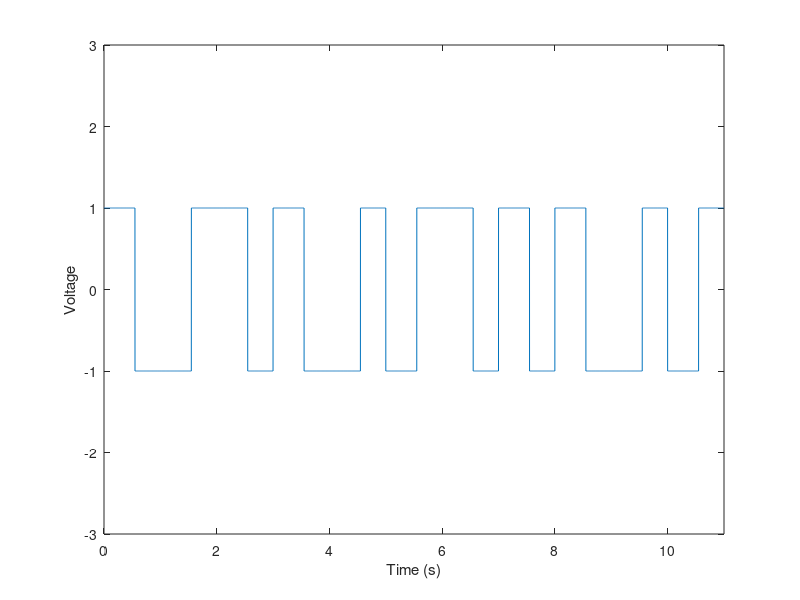

MATLAB code for this plot:
% Performs Manchester encoding on a bit string. It assumes each signal element
% is 0.5 sec.
clear;	% init: clears all vars from memory 
bits = [0 1 0 0 1 1 0 0 0 1 1]; % input string
numOfBits = length(bits);	% store no of bits in string

sampTime = 0.001;	% sample time 
endTime = numOfBits - sampTime;	% end time 
t=0:sampTime:endTime;	% time vector 
cycle = floor(length(t)/(numOfBits-1)); % samples per bit 
j = 1;
halfElem = j + cycle/2;	% samples per half bit
bit = 1;	% tracks the current bit

for i=0:sampTime:endTime
	if (floor(i)+1 ~= bit)
	% check whether in the same bit
	% if new bit, recalc offset to next bit centre 
		halfElem = j + cycle/2;
		bit = bit + 1; 
	end;
	if (bits(bit)== 0)
	% if bit 0, do high to low transition at bit centre 
		if (j < halfElem)
			s(j) = 1;
		else
			s(j) = -1;
		end;
	else
	% if bit 1, do low to high transition at bit centre
		if (j < halfElem)
			s(j) = -1;
		else
			s(j) = 1;
		end;
	end;
	j = j + 1; 
end;

% plots the signal 
plot(t,s);
axis([0 numOfBits -3 3]);
xlabel('Time (s)'); ylabel('Voltage');